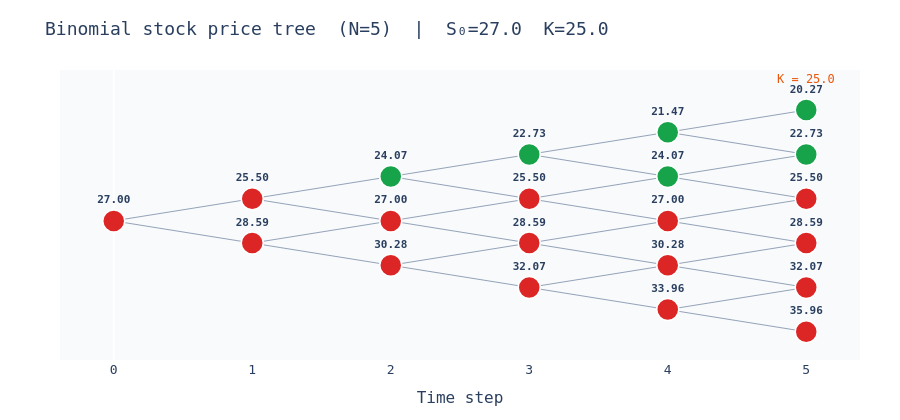

The code cell stored with this chart in its notebook:
### Markdown cell above
### 6.3 · Binomial Stock Price Tree ($n = 5$)

The figure below shows the recombining binomial tree for $n = 5$ steps. Green nodes indicate in-the-money states for the put ($S < K$); red nodes indicate out-of-the-money states ($S \geq K$).

### Code cell
fig_tree = stock_tree_plot(params, N=5)
fig_tree.show()

### Figure 1 — Plotly figure (JSON) as saved in the notebook; plotly's stock layout.template omitted (floating-point values rounded to 4 significant figures)
{"data": [{"hoverinfo": "skip", "line": {"color": "#94A3B8", "width": 1}, "mode": "lines", "showlegend": false, "x": [0, 1, null, 0, 1, null, 1, 2, null, 1, 2, null, 1, 2, null, 1, 2, null, 2, 3, null, 2, 3, null, 2, 3, null, 2, 3, null, 2, 3, null, 2, 3, null, 3, 4, null, 3, 4, null, 3, 4, null, 3, 4, null, 3, 4, null, 3, 4, null, 3, 4, null, 3, 4, null, 4, 5, null, 4, 5, null, 4, 5, null, 4, 5, null, 4, 5, null, 4, 5, null, 4, 5, null, 4, 5, null, 4, 5, null, 4, 5, null], "y": [0.0, -0.5, null, 0.0, 0.5, null, -0.5, -1.0, null, -0.5, 0.0, null, 0.5, 0.0, null, 0.5, 1.0, null, -1.0, -1.5, null, -1.0, -0.5, null, 0.0, -0.5, null, 0.0, 0.5, null, 1.0, 0.5, null, 1.0, 1.5, null, -1.5, -2.0, null, -1.5, -1.0, null, -0.5, -1.0, null, -0.5, 0.0, null, 0.5, 0.0, null, 0.5, 1.0, null, 1.5, 1.0, null, 1.5, 2.0, null, -2.0, -2.5, null, -2.0, -1.5, null, -1.0, -1.5, null, -1.0, -0.5, null, 0.0, -0.5, null, 0.0, 0.5, null, 1.0, 0.5, null, 1.0, 1.5, null, 2.0, 1.5, null, 2.0, 2.5, null], "type": "scatter"}, {"hoverinfo": "text", "marker": {"color": ["#DC2626", "#DC2626", "#DC2626", "#DC2626", "#DC2626", "#16A34A", "#DC2626", "#DC2626", "#DC2626", "#16A34A", "#DC2626", "#DC2626", "#DC2626", "#16A34A", "#16A34A", "#DC2626", "#DC2626", "#DC2626", "#DC2626", "#16A34A", "#16A34A"], "line": {"color": "white", "width": 1.5}, "size": 22}, "mode": "markers+text", "showlegend": false, "text": ["<b>27.00</b>", "<b>28.59</b>", "<b>25.50</b>", "<b>30.28</b>", "<b>27.00</b>", "<b>24.07</b>", "<b>32.07</b>", "<b>28.59</b>", "<b>25.50</b>", "<b>22.73</b>", "<b>33.96</b>", "<b>30.28</b>", "<b>27.00</b>", "<b>24.07</b>", "<b>21.47</b>", "<b>35.96</b>", "<b>32.07</b>", "<b>28.59</b>", "<b>25.50</b>", "<b>22.73</b>", "<b>20.27</b>"], "textfont": {"size": 11}, "textposition": "top center", "x": [0, 1, 1, 2, 2, 2, 3, 3, 3, 3, 4, 4, 4, 4, 4, 5, 5, 5, 5, 5, 5], "y": [0.0, -0.5, 0.5, -1.0, 0.0, 1.0, -1.5, -0.5, 0.5, 1.5, -2.0, -1.0, 0.0, 1.0, 2.0, -2.5, -1.5, -0.5, 0.5, 1.5, 2.5], "type": "scatter"}], "layout": {"annotations": [{"font": {"color": "#EA580C", "size": 12}, "showarrow": false, "text": "K = 25.0", "x": 5, "y": 3.2}], "font": {"family": "IBM Plex Mono, monospace", "size": 13}, "margin": {"l": 60, "r": 40, "t": 70, "b": 60}, "legend": {"font": {"size": 12}, "bgcolor": "rgba(255,255,255,0.85)", "bordercolor": "#E2E8F0", "borderwidth": 1}, "xaxis": {"title": {"text": "Time step"}, "tickmode": "linear", "dtick": 1, "showgrid": false}, "yaxis": {"showticklabels": false, "showgrid": false, "zeroline": false}, "paper_bgcolor": "white", "plot_bgcolor": "#F8FAFC", "title": {"text": "Binomial stock price tree  (N=5)  |  S₀=27.0  K=25.0"}, "height": 420}}
